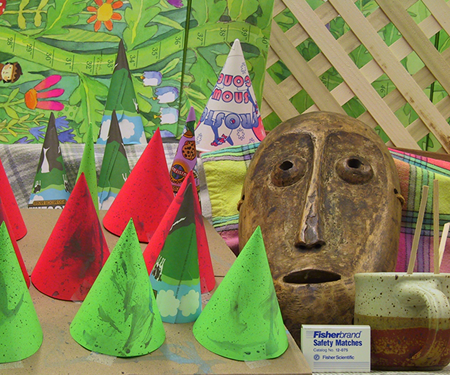
#> input picture images/cones/cones_image_02.png, 450 x 375 px, found by its file name
$ python part_02_learner_example.py
#> lines starting #> are read from the running program, lines starting #| are printed output that depends on the picture
import numpy as np
import matplotlib.pyplot as plt
from stereo_disparity_score import stereo_disparity_score
from stereo_disparity_best import stereo_disparity_best
from skimage.io import imread
from skimage.color import rgb2gray

# Load the stereo images and ground truth.
Il = imread("images/cones/cones_image_02.png")
#> Il is the input picture: shape (375, 450, 3); mean R, G, B 132.6, 130.2, 82.3
Il = rgb2gray(Il)
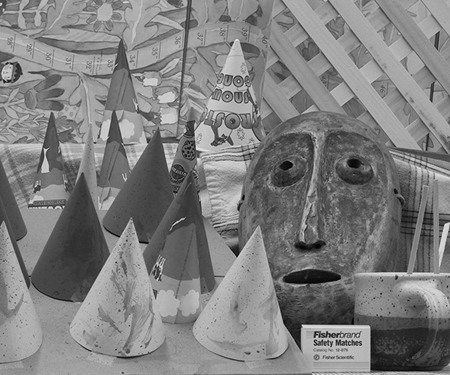
#> Il: shape (375, 450) float64; min 0, max 0.926, mean 0.499
Ir = imread("images/cones/cones_image_06.png")
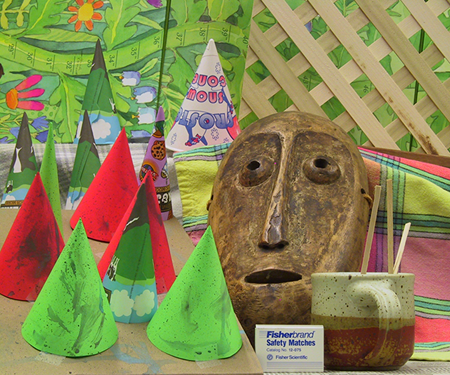
#> input picture images/cones/cones_image_06.png, 450 x 375 px, found by its file name
#> Ir is the input picture: shape (375, 450, 3); mean R, G, B 137.4, 133.3, 83.6
Ir = rgb2gray(Ir)
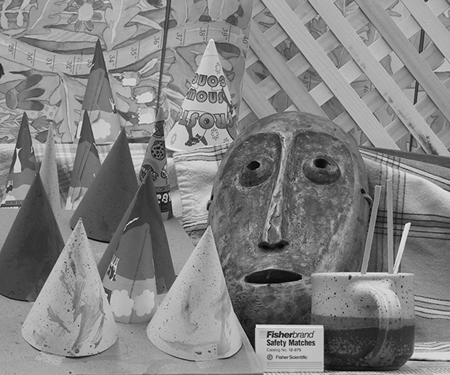
#> Ir: shape (375, 450) float64; min 0.000833, max 0.961, mean 0.512

# The cones and teddy datasets have ground truth that is 'stretched'
# to fill the range of available intensities - here we divide to undo.
It = imread("images/cones/cones_disp_02.png",  as_gray = True)/4.0
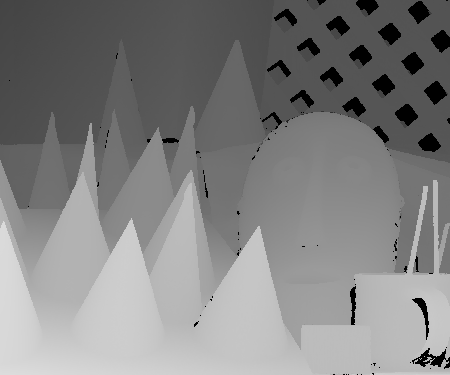
#> input picture images/cones/cones_disp_02.png, 450 x 375 px, found by its file name
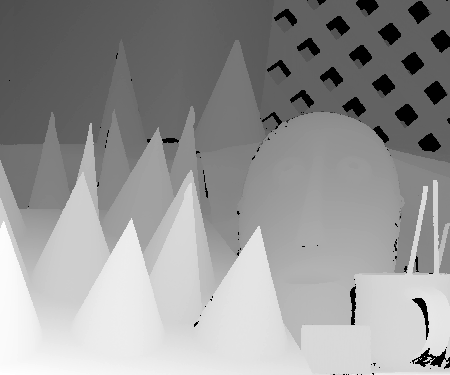
#> It: shape (375, 450) float64; min 0, max 55, mean 32.5; drawn with min black and max white

# Load the appropriate bounding box.
#> (the run stopped early here; a loop or call above may not have finished)
